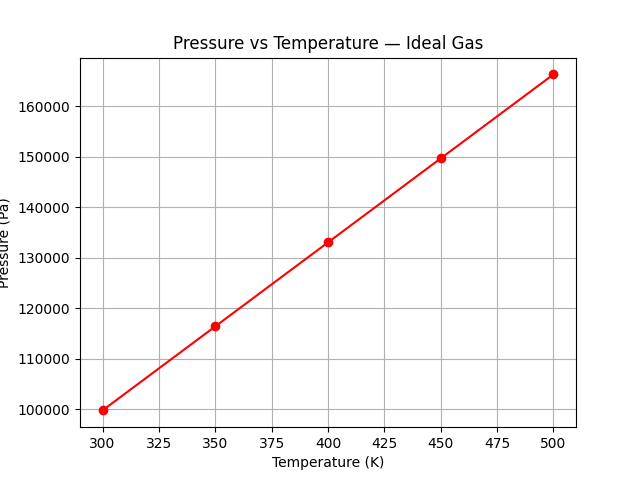

This chart was generated by the following Python code:
import matplotlib.pyplot as plt
import numpy as np

n = 2
R = 8.314
V = 0.05
temperatures = np.array([300, 350, 400, 450, 500])
P = (n * R * temperatures) / V

plt.plot(temperatures, P, color='red', marker='o')
plt.xlabel("Temperature (K)")
plt.ylabel("Pressure (Pa)")
plt.title("Pressure vs Temperature — Ideal Gas")
plt.grid(True)
plt.savefig('pressure_vs_temperature.png')   
plt.show()                                    
